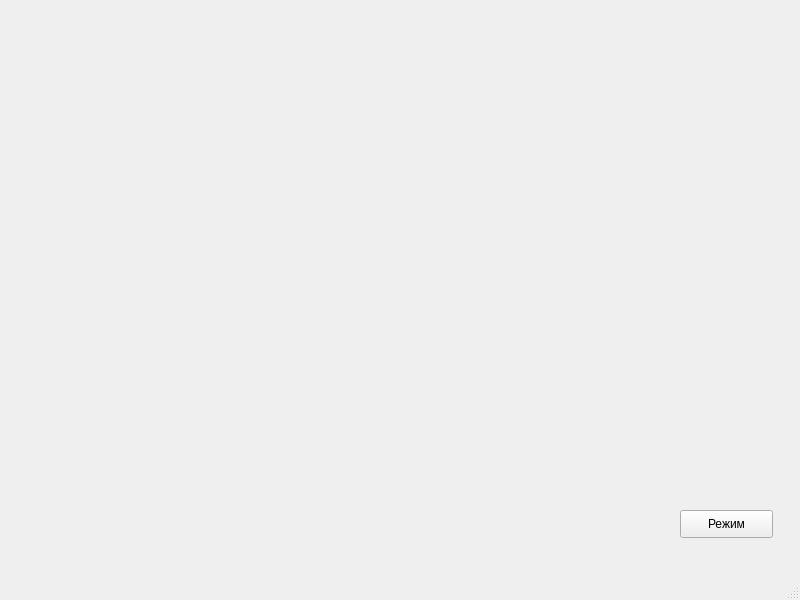
<?xml version="1.0" encoding="UTF-8"?>
<ui version="4.0">
 <class>MainWindow</class>
 <widget class="QMainWindow" name="MainWindow">
  <property name="geometry">
   <rect>
    <x>0</x>
    <y>0</y>
    <width>800</width>
    <height>600</height>
   </rect>
  </property>
  <property name="windowTitle">
   <string>MainWindow</string>
  </property>
  <widget class="QWidget" name="centralwidget">
   <widget class="QPushButton" name="modebtn">
    <property name="geometry">
     <rect>
      <x>680</x>
      <y>510</y>
      <width>93</width>
      <height>28</height>
     </rect>
    </property>
    <property name="text">
     <string>Режим</string>
    </property>
   </widget>
   <widget class="QLabel" name="image">
    <property name="geometry">
     <rect>
      <x>0</x>
      <y>0</y>
      <width>55</width>
      <height>16</height>
     </rect>
    </property>
    <property name="text">
     <string/>
    </property>
   </widget>
  </widget>
  <widget class="QMenuBar" name="menubar">
   <property name="geometry">
    <rect>
     <x>0</x>
     <y>0</y>
     <width>800</width>
     <height>26</height>
    </rect>
   </property>
  </widget>
  <widget class="QStatusBar" name="statusbar"/>
 </widget>
 <resources/>
 <connections/>
</ui>
